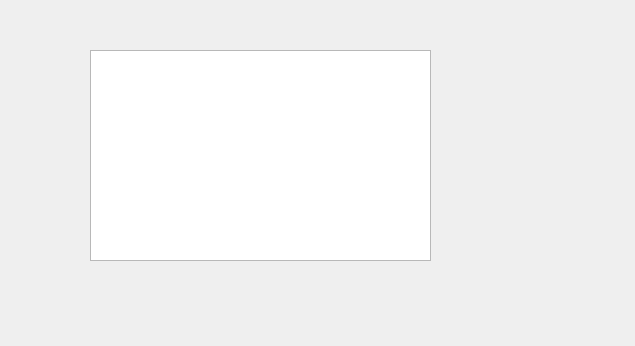
<?xml version="1.0" encoding="UTF-8"?>
<ui version="4.0">
 <class>Form</class>
 <widget class="QWidget" name="Form">
  <property name="geometry">
   <rect>
    <x>0</x>
    <y>0</y>
    <width>635</width>
    <height>346</height>
   </rect>
  </property>
  <property name="windowTitle">
   <string>new document</string>
  </property>
  <widget class="QPlainTextEdit" name="plainTextEdit">
   <property name="geometry">
    <rect>
     <x>90</x>
     <y>50</y>
     <width>341</width>
     <height>211</height>
    </rect>
   </property>
  </widget>
  <action name="actOpen">
   <property name="icon">
    <iconset resource="../Resource/res.qrc">
     <normaloff>:/icons/images/122.bmp</normaloff>:/icons/images/122.bmp</iconset>
   </property>
   <property name="text">
    <string>打开</string>
   </property>
  </action>
  <action name="actCut">
   <property name="icon">
    <iconset resource="../Resource/res.qrc">
     <normaloff>:/icons/images/200.bmp</normaloff>:/icons/images/200.bmp</iconset>
   </property>
   <property name="text">
    <string>剪切</string>
   </property>
   <property name="shortcut">
    <string>Ctrl+X</string>
   </property>
  </action>
  <action name="actCopy">
   <property name="icon">
    <iconset resource="../Resource/res.qrc">
     <normaloff>:/icons/images/202.bmp</normaloff>:/icons/images/202.bmp</iconset>
   </property>
   <property name="text">
    <string>复制</string>
   </property>
   <property name="shortcut">
    <string>Ctrl+C</string>
   </property>
  </action>
  <action name="actPaste">
   <property name="icon">
    <iconset resource="../Resource/res.qrc">
     <normaloff>:/icons/images/204.bmp</normaloff>:/icons/images/204.bmp</iconset>
   </property>
   <property name="text">
    <string>粘贴</string>
   </property>
   <property name="shortcut">
    <string>Ctrl+V</string>
   </property>
  </action>
  <action name="actFont">
   <property name="icon">
    <iconset resource="../Resource/res.qrc">
     <normaloff>:/icons/images/506.bmp</normaloff>:/icons/images/506.bmp</iconset>
   </property>
   <property name="text">
    <string>字体</string>
   </property>
  </action>
  <action name="actClose">
   <property name="icon">
    <iconset resource="../Resource/res.qrc">
     <normaloff>:/icons/images/132.bmp</normaloff>:/icons/images/132.bmp</iconset>
   </property>
   <property name="text">
    <string>关闭</string>
   </property>
  </action>
  <action name="actUndo">
   <property name="icon">
    <iconset resource="../Resource/res.qrc">
     <normaloff>:/icons/images/206.bmp</normaloff>:/icons/images/206.bmp</iconset>
   </property>
   <property name="text">
    <string>撤销</string>
   </property>
   <property name="shortcut">
    <string>Ctrl+Z</string>
   </property>
  </action>
  <action name="actRedo">
   <property name="icon">
    <iconset resource="../Resource/res.qrc">
     <normaloff>:/icons/images/208.bmp</normaloff>:/icons/images/208.bmp</iconset>
   </property>
   <property name="text">
    <string>重做</string>
   </property>
  </action>
 </widget>
 <resources>
  <include location="../Resource/res.qrc"/>
 </resources>
 <connections/>
</ui>
